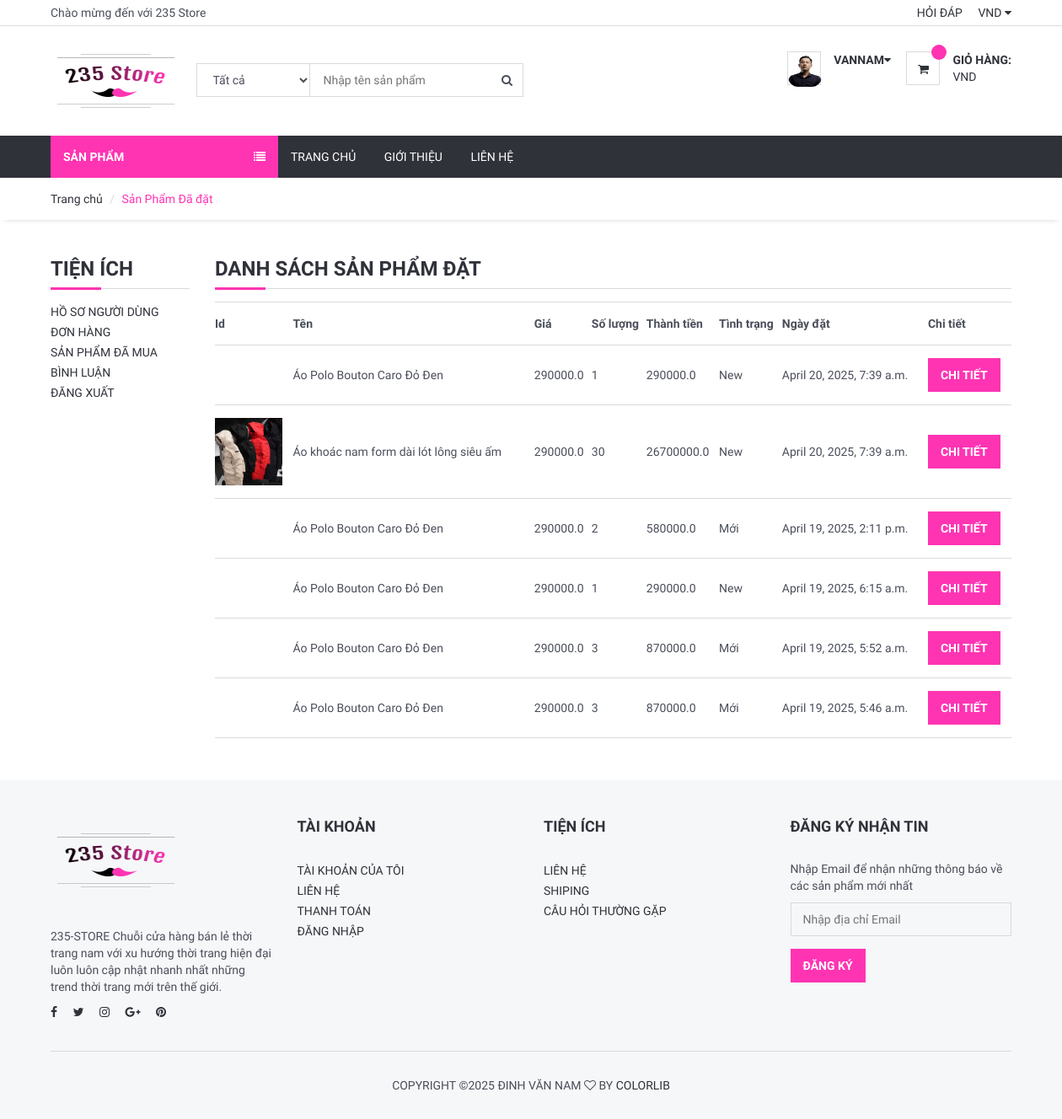
The app's page /user/orders_product/ (signed in) with its own data.
### user/models.py (models this page shows, shortened)
class UserProfile(models.Model):
    user = models.OneToOneField(User, on_delete=models.CASCADE)
    phone = models.CharField(blank=True, max_length=20)
    address = models.CharField(blank=True, max_length=150)
    city = models.CharField(blank=True, max_length=20)
    country = models.CharField(blank=True, max_length=50)
    image = models.ImageField(blank=True, upload_to='images/users/')
    def image_tag(self):
        return mark_safe('<img src="{}" height="50"/>'.format(self.image.url))
    image_tag.short_description = 'Image'

### order/models.py (models this page shows, shortened)
class OrderProduct(models.Model):
    STATUS = (
        ('Mới', 'Mới'),
        ('Chấp Nhận', 'Chấp Nhận'),
        ('Đã hủy', 'Đã hủy'),
    )
    order = models.ForeignKey(Order, on_delete=models.CASCADE)
    user = models.ForeignKey(User, on_delete=models.CASCADE)
    product = models.ForeignKey(Product, on_delete=models.CASCADE)
    variant = models.ForeignKey(Variants, on_delete=models.SET_NULL,blank=True, null=True) # relation with varinat
    quantity = models.IntegerField()
    price = models.FloatField()
    amount = models.FloatField()
    status = models.CharField(max_length=10, choices=STATUS, default='New')
    create_at = models.DateTimeField(auto_now_add=True)
    update_at = models.DateTimeField(auto_now=True)

### product/models.py (models this page shows, shortened)
class Product(models.Model):
    STATUS = (
        ('True', 'True'),
        ('False', 'False'),
    )
    VARIANTS = (
        ('None', 'None'),
        ('Size', 'Size'),
        ('Color', 'Color'),
        ('Size-Color', 'Size-Color'),
    )
    category = models.ForeignKey(Category, on_delete=models.CASCADE) #many to one relation with Category
    title = models.CharField(max_length=150)
    keywords = models.CharField(max_length=255)
    description = models.TextField(max_length=255)
    image=models.ImageField(upload_to='images/',null=False)
    price = models.DecimalField(max_digits=12, decimal_places=3,default=0)
    amount=models.IntegerField(default=0)
    minamount=models.IntegerField(default=3)
    variant=models.CharField(max_length=10,choices=VARIANTS, default='None')
    detail=RichTextUploadingField()
    slug = models.SlugField(null=False, unique=True)
    status=models.CharField(max_length=10,choices=STATUS)
    create_at=models.DateTimeField(auto_now_add=True)
    update_at=models.DateTimeField(auto_now=True)
    def image_tag(self):
            return mark_safe('<img src="{}" height="50"/>'.format(self.image.url))
    image_tag.short_description='Image'

### user/views.py (the view)
# urls.py: path('orders_product/', views.user_order_product, name='user_order_product'),
@login_required(login_url='/login') # Check login
def user_order_product(request):
    category = Category.objects.all()
    current_user = request.user
    order_product = OrderProduct.objects.filter(user_id=current_user.id).order_by('-id')
    context = {'category': category,
            'order_product': order_product,
            }
    return render(request, 'user_order_products.html', context)

### user/templates/user_order_products.html (shortened to what this page needs)
{% extends 'homebase.html' %}
{% block sidebar %} {% include 'sidebar.html' %} {% endblock %}
{% block body %}
    <div id="breadcrumb">
        <div class="container">
            <ul class="breadcrumb">
                <li><a href="/">Trang chủ</a></li>
                <li class="active">Sản Phẩm Đã đặt</li>
            </ul>
        </div>
    </div>
    <div class="section">
        <div class="container">
            <div class="row">
                <div class="col-md-2">
                    {% include "user_panel.html" %}
                </div>
                <div class="col-md-10">
                    <div class="order-summary clearfix">
                        <div class="section-title">
                            <h3 class="title">Danh sách sản phẩm đặt</h3>
                        </div>
                        <table class="shopping-cart-table table">
                            <tr>
                                <th class="text-left">Id </th>
                                <th class="text-left">Tên </th>
                                <th class="text-left">Giá </th>
                                <th class="text-left">Số lượng </th>
                                <th class="text-left">Thành tiền </th>
                                <th class="text-left">Tình trạng </th>
                                <th class="text-left">Ngày đặt </th>
                                <th class="text-left">Chi tiết </th>
                            </tr>
                            {% for rs in order_product %}
                                <tr>
                                    <td class="text-left">
                                        <a href="/product/{{ rs.product_id }}/{{ rs.product.slug }}">
                                                <img src="{{rs.product.image.url}}" alt="" style="height: 80px">
                                        </a>
                                    </td>
                                    <td>{{ rs.product.title}} </td>
                                    <td class="text-left">{{ rs.price}} </td>
                                    <td class="text-left"> {{   rs.quantity }}</td>
                                    <td class="text-left">{{ rs.amount}} </td>
                                    <td class="text-left">{{ rs.status}} </td>
                                    <td class="text-left">{{ rs.create_at}} </td>
                                    <td class="text-left"><a class="primary-btn" href="/user/order_product_detail/{{ rs.id }}/{{ rs.order.id}}"> Chi tiết </a></td>
                                </tr>
                            {% endfor %}
                        </table>
                    </div>
                </div>
            </div>
        </div>
    </div>
{% endblock %}

### home/templates/homebase.html (shortened to what this page needs)
<!DOCTYPE html>
<html lang="en">
<head>
    {% load static %}
    <link type="text/css" rel="stylesheet" href="{% static '' %}css/bootstrap.min.css" />
    <link type="text/css" rel="stylesheet" href="{% static 'css/slick.css' %}" />
    <link type="text/css" rel="stylesheet" href="{% static '' %}css/slick-theme.css" />
    <link type="text/css" rel="stylesheet" href="{% static '' %}css/nouislider.min.css" />
    <link rel="stylesheet" href="{% static '' %}css/font-awesome.min.css">
    <link type="text/css" rel="stylesheet" href="{% static '' %}css/style.css" />
    <link rel="stylesheet" href="https://ajax.googleapis.com/ajax/libs/jqueryui/1.11.4/themes/smoothness/jquery-ui.css">
</head>
<body>
    {% include 'header.html' %}
    {% block sidebar %} {% endblock %}
    {% block body %} {% endblock %}
    {% include 'footer.html' %}
</body>
</html>

### home/templates/header.html (shortened to what this page needs)
{% load static %}
	<header>
		<div id="top-header">
			<div class="container">
				<div class="pull-left">
					<span>Chào mừng đến với 235 Store</span>
				</div>
				<div class="pull-right">
					<ul class="header-top-links">
						<li><a href="/faq">Hỏi đáp</a></li>
						<li class="dropdown default-dropdown">
							<a class="dropdown-toggle" data-toggle="dropdown" aria-expanded="true">VND <i class="fa fa-caret-down"></i></a>
						</li>
					</ul>
				</div>
			</div>
		</div>
		<div id="header">
			<div class="container">
				<div class="pull-left">
					<div class="header-logo">
						<a class="logo" href="#">
							<img src="{% static '' %}img/235lg.png" alt="">
						</a>
					</div>
					<div class="header-search">
						<form action="/search/" method="post">
							<input id="query" name="query" class="input search-input" type="text" placeholder="Nhập tên sản phẩm">
							<select name="catid" class="input search-categories">
								<option value="0">Tất cả </option>
								{% load mptt_tags %}
							</select>
							<button class="search-btn"><i class="fa fa-search"></i></button>
						</form>
					</div>
				</div>
				<div class="pull-right">
					<ul class="header-btns">
						<li class="header-account dropdown default-dropdown">
							{% if user.id is not None %}
							<div class="dropdown-toggle" role="button" data-toggle="dropdown" aria-expanded="true">
								<div class="header-btns-icon">
									<img src="{{ request.user.userprofile.image.url }}" style="height: 40px; border-radius: 30%;width:40px">
								</div>
								<strong class="text-uppercase">{{ user.username }}<i class="fa fa-caret-down"></i></strong>
							</div>
							{% else %}
							<a href="/login" class="text-uppercase">Đăng nhập</a> / <a href="/signup" class="text-uppercase">Đăng ký</a>
							{% endif %}
						</li>
						<li class="header-cart dropdown default-dropdown">
							<a href="/shopcart/" >
								<div class="header-btns-icon">
									<i class="fa fa-shopping-cart"></i>
									<span class="qty">
										</span>
								</div>
								<strong class="text-uppercase">Giỏ hàng:</strong>
								<br>
								<span>VND</span>
							</a>
						</li>
					</ul>
				</div>
			</div>
		</div>
	</header>

### home/templates/sidebar.html (shortened to what this page needs)
{% load static %}
	<div id="navigation">
		<div class="container">
			<div id="responsive-nav">
				{% if page %}
				<div class="category-nav">
					{% else %}
					<div class="category-nav show-on-click">
					{% endif %}
					<span class="category-header">Sản Phẩm<i class="fa fa-list"></i></span>
					{% load mptt_tags %}
				</div>
				<div class="menu-nav">
					<ul class="menu-list">
						<li><a href="/">Trang Chủ</a></li>
						<li><a href="/about">Giới thiệu</a></li>
						<li><a href="/contact">Liên hệ</a></li>
					</ul>
				</div>
			</div>
		</div>
	</div>

### user/templates/user_panel.html
<div class="billing-details">
    <div class="section-title">
        <h3 class="title">Tiện ích</h3>
    </div>
    <div class="aside">
    <ul class="list-links">
        <li><a href="/user">Hồ sơ người dùng</a></li>
        <li><a href="/user/orders">Đơn hàng</a></li>
        <li><a href="/user/orders_product">Sản phẩm đã mua</a></li>
        <li><a href="/user/comments">Bình luận</a></li>
        <li><a href="/logout">Đăng xuất</a></li>
    </ul>
</div>
</div>

### home/templates/footer.html (shortened to what this page needs)
{% load static %}
	<footer id="footer" class="section section-grey">
		<div class="container">
			<div class="row">
				<div class="col-md-3 col-sm-6 col-xs-6">
					<div class="footer">
						<div class="footer-logo">
							<a class="logo" href="#">
		            <img src="{% static '' %}img/235lg.png" alt="">
		        	</a>
						</div>
						<p>235-STORE Chuỗi cửa hàng bán lẻ thời trang nam với xu hướng thời trang hiện đại luôn luôn cập nhật nhanh nhất những trend thời trang mới trên thế giới.
</p>
						<ul class="footer-social">
							<li><a href="#"><i class="fa fa-facebook"></i></a></li>
							<li><a href="#"><i class="fa fa-twitter"></i></a></li>
							<li><a href="#"><i class="fa fa-instagram"></i></a></li>
							<li><a href="#"><i class="fa fa-google-plus"></i></a></li>
							<li><a href="#"><i class="fa fa-pinterest"></i></a></li>
						</ul>
					</div>
				</div>
				<div class="col-md-3 col-sm-6 col-xs-6">
					<div class="footer">
						<h3 class="footer-header">Tài Khoản</h3>
						<ul class="list-links">
							<li><a href="#">Tài Khoản của tôi</a></li>
							<li><a href="#">Liên hệ</a></li>
							<li><a href="#">Thanh Toán</a></li>
							<li><a href="#">Đăng Nhập</a></li>
						</ul>
					</div>
				</div>
				<div class="col-md-3 col-sm-6 col-xs-6">
					<div class="footer">
						<h3 class="footer-header">Tiện ích</h3>
						<ul class="list-links">
							<li><a href="#">Liên hệ</a></li>
							<li><a href="#">Shiping</a></li>
							<li><a href="/faq">Câu hỏi thường gặp</a></li>
						</ul>
					</div>
				</div>
				<div class="col-md-3 col-sm-6 col-xs-6">
					<div class="footer">
						<h3 class="footer-header">Đăng ký nhận tin</h3>
						<p>Nhập Email để nhận những thông báo về các sản phẩm mới nhất</p>
						<form>
							<div class="form-group">
								<input class="input" placeholder="Nhập địa chỉ Email">
							</div>
							<button class="primary-btn">Đăng Ký</button>
						</form>
					</div>
				</div>
			</div>
			<hr>
			<div class="row">
				<div class="col-md-8 col-md-offset-2 text-center">
					<div class="footer-copyright">
						Copyright &copy;<script>document.write(new Date().getFullYear());</script> Đinh Văn Nam <i class="fa fa-heart-o" aria-hidden="true"></i> by <a href="https://colorlib.com" target="_blank">Colorlib</a>
					</div>
				</div>
			</div>
		</div>
	</footer>

### records on screen
OrderProduct: product "Áo Polo Bouton Caro Đỏ Đen", price "290000.0", quantity "1", amount "290000.0", status "New", create_at "April 20, 2025, 7:39 a.m."
OrderProduct: product.image (picture), product "Áo khoác nam form dài lót lông siêu ấm", price "290000.0", quantity "30", amount "26700000.0", status "New", create_at "April 20, 2025, 7:39 a.m."
OrderProduct: product "Áo Polo Bouton Caro Đỏ Đen", price "290000.0", quantity "2", amount "580000.0", status "Mới", create_at "April 19, 2025, 2:11 p.m."
OrderProduct: product "Áo Polo Bouton Caro Đỏ Đen", price "290000.0", quantity "1", amount "290000.0", status "New", create_at "April 19, 2025, 6:15 a.m."
OrderProduct: product "Áo Polo Bouton Caro Đỏ Đen", price "290000.0", quantity "3", amount "870000.0", status "Mới", create_at "April 19, 2025, 5:52 a.m."
OrderProduct: product "Áo Polo Bouton Caro Đỏ Đen", price "290000.0", quantity "3", amount "870000.0", status "Mới", create_at "April 19, 2025, 5:46 a.m."

### other values on screen
{{ user.username }} "VANNAM"
